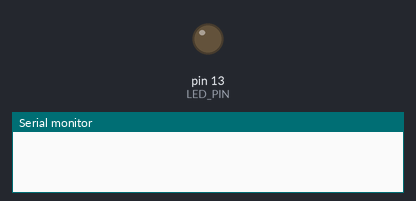
Simulated run of this sketch. Board: Arduino Uno, built with avr-gcc and run on an emulated ATmega328P. Shown: output pins drawn as LEDs (lit = HIGH), the last lines printed to the serial monitor. Pins used as bus, display or sensor lines are not drawn.

Above: at 0.1 s.
At 28.96 s:
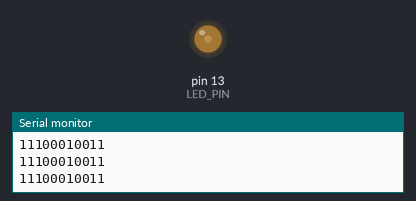
Timing chart, 0 to 40.0 s (numbered marks = the images above):
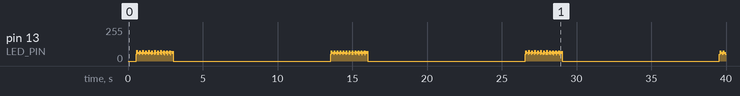

The sketch:

Doorbell.ino
```cpp
#include <avr/pgmspace.h>

#define TX_PIN 7
#define BUTTON_PIN 2
#define LED_PIN 13

void setup()
{
	pinMode(TX_PIN, OUTPUT);
	pinMode(BUTTON_PIN, INPUT);
	pinMode(BUTTON_PIN, INPUT_PULLUP);
	pinMode(LED_PIN, OUTPUT);
	digitalWrite(LED_PIN, 0);
  Serial.begin(115200);
}

void loop()
{
  int8_t pos;
  uint8_t rep;

  digitalWrite(LED_PIN, 0);
  delay(500);

	uint32_t id=14;
	uint32_t pattern;

	pattern=0b10011; //Full chime
	//pattern=0b10101; //Short chime, ding-ding
	//pattern=0b11001; //Short chime, ding-dong


	uint32_t code=(id<<7) | pattern;
	//code |= 0x1000; //First bit can be set to 0 or 1 (ignored)

//  for (code=0b0011110000000; code<=0b1111111111111; code++)
//  {
    for (rep=0; rep<100; rep++)
    {
      for (pos=12; pos>=0; pos--)
      {
        if ((code & (1UL<<pos)) != 0)
        {
          digitalWrite(LED_PIN, 1);
          digitalWrite(TX_PIN, 0);
          delayMicroseconds(338);
          digitalWrite(TX_PIN, 1);
          delayMicroseconds(675);
        }
        else
        {
          digitalWrite(LED_PIN, 0);
          digitalWrite(TX_PIN, 0);
          delayMicroseconds(675);
          digitalWrite(TX_PIN, 1);
          delayMicroseconds(338);
        }
      }
      digitalWrite(TX_PIN, 0);
      digitalWrite(LED_PIN, 0);
      Serial.print(code, BIN);
      Serial.print("\n");
      delayMicroseconds(11084);
    }
//  }
  digitalWrite(TX_PIN, 0);
  digitalWrite(LED_PIN, 0);
	//code^=0b0110000000000;
	delay(10000);
  //while(1);
}
```
